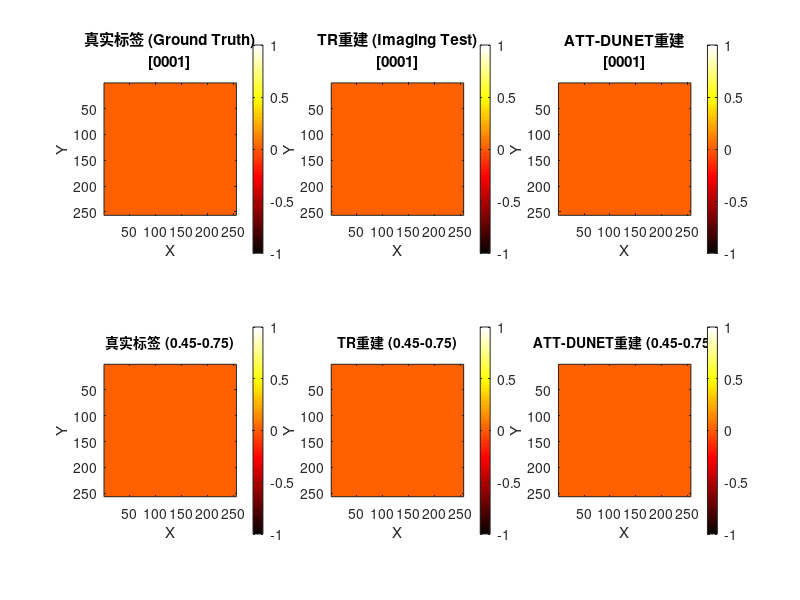

Write MATLAB code to recreate this figure. (Note: this script raises an error after producing the figure.)
% display_mat_image.m
% 读取并显示指定的.mat文件和.png文件为图像
% 使用左右方向键可以切换图像索引 (0001 到 2520)

function display_mat_image
    % 全局变量存储当前索引
    global current_index;
    
    % 初始化索引
    if isempty(current_index)
        current_index = 1;
    end
    
    % 设置文件路径（使用 fullfile 函数自动处理路径分隔符）
    % 1. 旧的重建结果
    mat_file = fullfile('..', 'data', 'recon', 'pa_data_%04d.mat');
    % 2. 新的TR重建结果 (imaging_test生成)
    tr_file = fullfile('..', 'data', 'tr', 'tr_result_%04d.mat');
    % 3. 真实标签
    truth_file = fullfile('..', 'data', 'ground_truth', 'ground_truth_%04d.mat');
    
    % 创建figure（调整为2x3布局，变宽以容纳3列）
    h_fig = figure('Name', 'PACT重建结果对比', 'Position', [50, 50, 1600, 800]);
    
    % 设置键盘回调
    set(h_fig, 'KeyPressFcn', @(src, event) keyPressCallback(src, event, mat_file, tr_file, truth_file));
    
    % 初始显示
    updateDisplay(mat_file, tr_file, truth_file);
    
    % 显示使用说明
    fprintf('=== 使用说明 ===\n');
    fprintf('按 ← 键显示上一张图像\n');
    fprintf('按 → 键显示下一张图像\n');
    fprintf('当前图像索引: %04d\n', current_index);
end

function keyPressCallback(src, event, mat_file, tr_file, truth_file)
    global current_index;
    
    % 检查按键
    if strcmp(event.Key, 'leftarrow')
        % 左箭头键：上一张
        current_index = current_index - 1;
        if current_index < 1
            current_index = 2520;  % 循环到最后一个
        end
        updateDisplay(mat_file, tr_file, truth_file);
    elseif strcmp(event.Key, 'rightarrow')
        % 右箭头键：下一张
        current_index = current_index + 1;
        if current_index > 2520
            current_index = 1;  % 循环到第一个
        end
        updateDisplay(mat_file, tr_file, truth_file);
    end
end

function updateDisplay(mat_file, tr_file, truth_file)
    global current_index;
    
    % 生成当前文件路径
    [path, name, ext] = fileparts(mat_file);
    mat_path = fullfile(path, sprintf([name ext], current_index));
    
    [path, name, ext] = fileparts(tr_file);
    tr_path = fullfile(path, sprintf([name ext], current_index));
    
    [path, name, ext] = fileparts(truth_file);
    truth_path = fullfile(path, sprintf([name ext], current_index));
    
    fprintf('------------------------------------------------\n');
    fprintf('索引: %04d\n', current_index);
    
    % 1. 读取旧重建数据 (Recon)
    img_data = zeros(256, 256);
    if exist(mat_path, 'file')
        try
            data = load(mat_path);
            field_names = fieldnames(data);
            % 假设第一个变量是图像数据
            temp_img = data.(field_names{1});
            temp_img = double(abs(temp_img));
            % 归一化
            temp_img(temp_img < 0) = 0;
            if max(temp_img(:)) > 0
                temp_img = temp_img / max(temp_img(:));
            end
            img_data = temp_img;
        catch ME
            warning('无法读取旧重建文件 %s: %s', mat_path, ME.message);
        end
    else
        % warning('旧重建文件不存在: %s', mat_path);
    end
    
    % 2. 读取新TR重建数据 (Imaging Test)
    tr_img = zeros(256, 256);
    if exist(tr_path, 'file')
        try
            data = load(tr_path);
            % 优先查找 p0_recon 变量
            if isfield(data, 'p0_recon')
                temp_img = data.p0_recon;
            else
                % 否则查找第一个数值型矩阵
                vars = fieldnames(data);
                found = false;
                for i = 1:length(vars)
                    if isnumeric(data.(vars{i})) && ndims(data.(vars{i})) == 2
                        temp_img = data.(vars{i});
                        found = true;
                        break;
                    end
                end
                if ~found
                    temp_img = zeros(256, 256);
                end
            end
            
            temp_img = double(abs(temp_img));
            % 归一化 (虽然脚本里已经做了，这里再做一次保险)
            temp_img(temp_img < 0) = 0;
            if max(temp_img(:)) > 0
                temp_img = temp_img / max(temp_img(:));
            end
            tr_img = temp_img;
        catch ME
            warning('无法读取TR重建文件 %s: %s', tr_path, ME.message);
        end
    else
        % warning('TR重建文件不存在: %s', tr_path);
    end
    
    % 3. 读取真实标签 (Ground Truth)
    truth_img = zeros(256, 256);
    if exist(truth_path, 'file')
        try
            truth_data = load(truth_path);
            truth_names = fieldnames(truth_data);
            temp_img = truth_data.(truth_names{1});
            truth_img = double(abs(temp_img));
            % 归一化
            if max(truth_img(:)) > 0
                truth_img = truth_img / max(truth_img(:));
            end
        catch ME
            warning('无法读取真实标签文件 %s: %s', truth_path, ME.message);
        end
    else
        warning('真实标签文件不存在: %s', truth_path);
    end
    
    % 应用0.45-0.75范围处理（缺血半暗带）
    lower_threshold = 0.45;
    upper_threshold = 0.75;
    
    img_data_thresh = img_data;
    img_data_thresh(img_data_thresh < lower_threshold) = 0;
    img_data_thresh(img_data_thresh > upper_threshold) = 0;
    
    tr_img_thresh = tr_img;
    tr_img_thresh(tr_img_thresh < lower_threshold) = 0;
    tr_img_thresh(tr_img_thresh > upper_threshold) = 0;
    
    truth_img_thresh = truth_img;
    truth_img_thresh(truth_img_thresh < lower_threshold) = 0;
    truth_img_thresh(truth_img_thresh > upper_threshold) = 0;
    
    % 清除figure
    clf;
    
    % 显示6个图像（2x3布局）
    
    % --- 第一行：完整图像 ---
    
    % 1. 真实标签
    subplot(2, 3, 1);
    imagesc(truth_img);
    colormap(gca, hot);
    colorbar;
    axis image;
    title(sprintf('真实标签 (Ground Truth)\n[%04d]', current_index), 'FontSize', 11, 'FontWeight', 'bold');
    xlabel('X'); ylabel('Y');
    
    % 2. TR重建
    subplot(2, 3, 2);
    imagesc(tr_img);
    colormap(gca, hot);
    colorbar;
    axis image;
    title(sprintf('TR重建 (Imaging Test)\n[%04d]', current_index), 'FontSize', 11, 'FontWeight', 'bold');
    xlabel('X'); ylabel('Y');
    
    % 3. ATT-DUNET重建
    subplot(2, 3, 3);
    imagesc(img_data);
    colormap(gca, hot);
    colorbar;
    axis image;
    title(sprintf('ATT-DUNET重建\n[%04d]', current_index), 'FontSize', 11, 'FontWeight', 'bold');
    xlabel('X'); ylabel('Y');
    
    % --- 第二行：阈值处理后的图像 ---
    
    % 4. 真实标签 (阈值)
    subplot(2, 3, 4);
    imagesc(truth_img_thresh);
    colormap(gca, hot);
    colorbar;
    axis image;
    title(sprintf('真实标签 (0.45-0.75)'), 'FontSize', 10);
    xlabel('X'); ylabel('Y');
    
    % 5. TR重建 (阈值)
    subplot(2, 3, 5);
    imagesc(tr_img_thresh);
    colormap(gca, hot);
    colorbar;
    axis image;
    title(sprintf('TR重建 (0.45-0.75)'), 'FontSize', 10);
    xlabel('X'); ylabel('Y');
    
    % 6. ATT-DUNET重建 (阈值)
    subplot(2, 3, 6);
    imagesc(img_data_thresh);
    colormap(gca, hot);
    colorbar;
    axis image;
    title(sprintf('ATT-DUNET重建 (0.45-0.75)'), 'FontSize', 10);
    xlabel('X'); ylabel('Y');
    
    % 添加总标题
    sgtitle(sprintf('PACT 重建结果对比 - 索引 %04d (← → 切换)', current_index), ...
        'FontSize', 14, 'FontWeight', 'bold');
    
    % 刷新显示
    drawnow;
end
